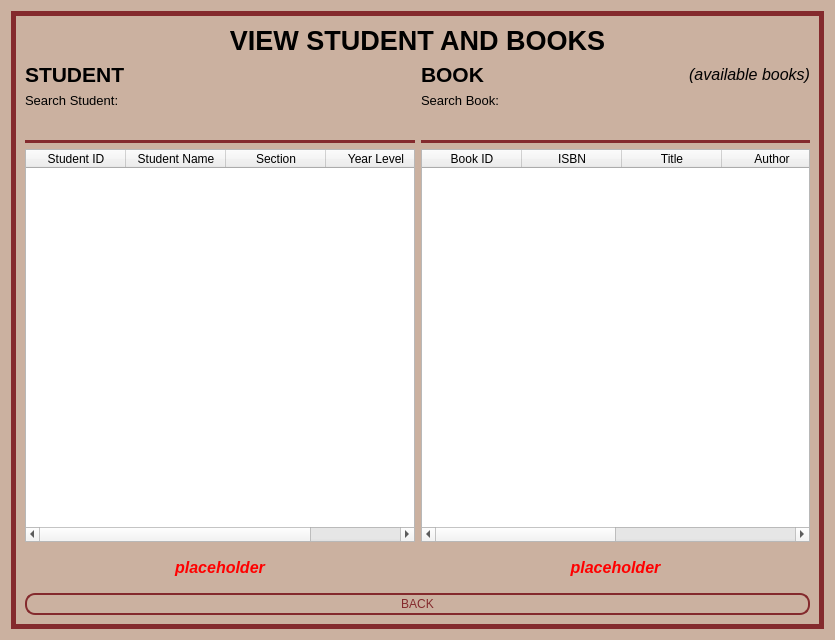
<?xml version="1.0" encoding="UTF-8"?>
<ui version="4.0">
 <class>ViewStudentAndBooks</class>
 <widget class="QWidget" name="ViewStudentAndBooks">
  <property name="geometry">
   <rect>
    <x>0</x>
    <y>0</y>
    <width>835</width>
    <height>640</height>
   </rect>
  </property>
  <property name="windowTitle">
   <string>View Student And Books</string>
  </property>
  <property name="styleSheet">
   <string notr="true">.QWidget{background-color:  #CBB1A0;border-radius: 10px}</string>
  </property>
  <layout class="QHBoxLayout" name="horizontalLayout_3">
   <item>
    <widget class="QFrame" name="border">
     <property name="styleSheet">
      <string notr="true">#border{
	color: #842a2d;
}</string>
     </property>
     <property name="frameShape">
      <enum>QFrame::Box</enum>
     </property>
     <property name="lineWidth">
      <number>5</number>
     </property>
     <property name="midLineWidth">
      <number>5</number>
     </property>
     <layout class="QVBoxLayout" name="verticalLayout_5">
      <item>
       <widget class="QLabel" name="label_title">
        <property name="font">
         <font>
          <pointsize>20</pointsize>
          <bold>true</bold>
         </font>
        </property>
        <property name="styleSheet">
         <string notr="true">.QWidget{background-color: #CBB1A0;border-radius: 10px}</string>
        </property>
        <property name="text">
         <string>VIEW STUDENT AND BOOKS</string>
        </property>
        <property name="alignment">
         <set>Qt::AlignCenter</set>
        </property>
       </widget>
      </item>
      <item>
       <layout class="QHBoxLayout" name="horizontalLayout_2">
        <item>
         <layout class="QVBoxLayout" name="verticalLayout_3">
          <item>
           <widget class="QLabel" name="student_label">
            <property name="font">
             <font>
              <pointsize>16</pointsize>
              <bold>true</bold>
             </font>
            </property>
            <property name="styleSheet">
             <string notr="true">.QWidget{background-color: #CBB1A0;border-radius: 10px}</string>
            </property>
            <property name="text">
             <string>STUDENT</string>
            </property>
            <property name="alignment">
             <set>Qt::AlignLeading|Qt::AlignLeft|Qt::AlignVCenter</set>
            </property>
           </widget>
          </item>
          <item>
           <layout class="QVBoxLayout" name="verticalLayout">
            <item>
             <widget class="QLabel" name="search_student_label">
              <property name="font">
               <font>
                <pointsize>10</pointsize>
               </font>
              </property>
              <property name="text">
               <string>Search Student:</string>
              </property>
              <property name="alignment">
               <set>Qt::AlignLeading|Qt::AlignLeft|Qt::AlignVCenter</set>
              </property>
             </widget>
            </item>
            <item>
             <widget class="QLineEdit" name="input_search_student">
              <property name="font">
               <font>
                <pointsize>11</pointsize>
                <italic>false</italic>
                <bold>false</bold>
               </font>
              </property>
              <property name="styleSheet">
               <string notr="true">QLineEdit {
      color: #000000;
      font: 11pt &quot;Verdana&quot;;
      border: None;
      border-bottom-color: white;
      border-radius: 10px;
      padding: 0 8px;
      background: #CBB1A0;
      selection-background-color: darkgray;
}</string>
              </property>
              <property name="maxLength">
               <number>12</number>
              </property>
              <property name="clearButtonEnabled">
               <bool>true</bool>
              </property>
             </widget>
            </item>
            <item>
             <widget class="Line" name="line">
              <property name="styleSheet">
               <string notr="true">border: 2px solid #842a2d;</string>
              </property>
              <property name="orientation">
               <enum>Qt::Horizontal</enum>
              </property>
             </widget>
            </item>
           </layout>
          </item>
          <item>
           <widget class="QTableWidget" name="student_tableWidget">
            <attribute name="horizontalHeaderDefaultSectionSize">
             <number>100</number>
            </attribute>
            <column>
             <property name="text">
              <string>Student ID</string>
             </property>
            </column>
            <column>
             <property name="text">
              <string>Student Name</string>
             </property>
            </column>
            <column>
             <property name="text">
              <string>Section</string>
             </property>
            </column>
            <column>
             <property name="text">
              <string>Year Level</string>
             </property>
            </column>
           </widget>
          </item>
          <item>
           <widget class="QLabel" name="status_label">
            <property name="font">
             <font>
              <pointsize>12</pointsize>
              <italic>true</italic>
              <bold>true</bold>
             </font>
            </property>
            <property name="styleSheet">
             <string notr="true">padding: 10px 0px;
color: red;</string>
            </property>
            <property name="text">
             <string>placeholder</string>
            </property>
            <property name="alignment">
             <set>Qt::AlignCenter</set>
            </property>
           </widget>
          </item>
         </layout>
        </item>
        <item>
         <layout class="QVBoxLayout" name="verticalLayout_4">
          <item>
           <layout class="QHBoxLayout" name="horizontalLayout">
            <item>
             <widget class="QLabel" name="book_label">
              <property name="font">
               <font>
                <pointsize>16</pointsize>
                <bold>true</bold>
               </font>
              </property>
              <property name="styleSheet">
               <string notr="true">.QWidget{background-color: #CBB1A0;border-radius: 10px}</string>
              </property>
              <property name="text">
               <string>BOOK</string>
              </property>
              <property name="alignment">
               <set>Qt::AlignLeading|Qt::AlignLeft|Qt::AlignVCenter</set>
              </property>
             </widget>
            </item>
            <item>
             <widget class="QLabel" name="available_books_label">
              <property name="font">
               <font>
                <pointsize>12</pointsize>
                <italic>true</italic>
                <bold>false</bold>
               </font>
              </property>
              <property name="styleSheet">
               <string notr="true">.QWidget{background-color: #CBB1A0;border-radius: 10px}</string>
              </property>
              <property name="text">
               <string>(available books)</string>
              </property>
              <property name="alignment">
               <set>Qt::AlignRight|Qt::AlignTrailing|Qt::AlignVCenter</set>
              </property>
             </widget>
            </item>
           </layout>
          </item>
          <item>
           <layout class="QVBoxLayout" name="verticalLayout_2">
            <item>
             <widget class="QLabel" name="search_book_label">
              <property name="font">
               <font>
                <pointsize>10</pointsize>
               </font>
              </property>
              <property name="text">
               <string>Search Book:</string>
              </property>
              <property name="alignment">
               <set>Qt::AlignLeading|Qt::AlignLeft|Qt::AlignVCenter</set>
              </property>
             </widget>
            </item>
            <item>
             <widget class="QLineEdit" name="input_search_book">
              <property name="font">
               <font>
                <pointsize>11</pointsize>
                <italic>false</italic>
                <bold>false</bold>
               </font>
              </property>
              <property name="styleSheet">
               <string notr="true">QLineEdit {
      color: #000000;
      font: 11pt &quot;Verdana&quot;;
      border: None;
      border-bottom-color: white;
      border-radius: 10px;
      padding: 0 8px;
      background: #CBB1A0;
      selection-background-color: darkgray;
}</string>
              </property>
              <property name="maxLength">
               <number>12</number>
              </property>
              <property name="clearButtonEnabled">
               <bool>true</bool>
              </property>
             </widget>
            </item>
            <item>
             <widget class="Line" name="line_2">
              <property name="styleSheet">
               <string notr="true">border: 2px solid #842a2d;</string>
              </property>
              <property name="orientation">
               <enum>Qt::Horizontal</enum>
              </property>
             </widget>
            </item>
           </layout>
          </item>
          <item>
           <widget class="QTableWidget" name="book_tableWidget">
            <attribute name="horizontalHeaderDefaultSectionSize">
             <number>100</number>
            </attribute>
            <column>
             <property name="text">
              <string>Book ID</string>
             </property>
            </column>
            <column>
             <property name="text">
              <string>ISBN</string>
             </property>
            </column>
            <column>
             <property name="text">
              <string>Title</string>
             </property>
            </column>
            <column>
             <property name="text">
              <string>Author</string>
             </property>
            </column>
            <column>
             <property name="text">
              <string>Condition</string>
             </property>
            </column>
            <column>
             <property name="text">
              <string>Status</string>
             </property>
            </column>
           </widget>
          </item>
          <item>
           <widget class="QLabel" name="status_label_2">
            <property name="font">
             <font>
              <pointsize>12</pointsize>
              <italic>true</italic>
              <bold>true</bold>
             </font>
            </property>
            <property name="styleSheet">
             <string notr="true">padding: 10px 0px;
color: red;</string>
            </property>
            <property name="text">
             <string>placeholder</string>
            </property>
            <property name="alignment">
             <set>Qt::AlignCenter</set>
            </property>
           </widget>
          </item>
         </layout>
        </item>
       </layout>
      </item>
      <item>
       <widget class="QPushButton" name="back_button">
        <property name="cursor">
         <cursorShape>PointingHandCursor</cursorShape>
        </property>
        <property name="styleSheet">
         <string notr="true">QPushButton{
	color: #842a2d;
	font: 17pt &quot;Franklin Gothic Book&quot;;
	border: 2px solid #842a2d;
	padding: 2px;
	border-radius: 10px;
	opacity: 100;
}

QPushButton:hover{
    background-color: #842a2d;
	color: #CBB1A0;
}</string>
        </property>
        <property name="text">
         <string>BACK</string>
        </property>
       </widget>
      </item>
     </layout>
    </widget>
   </item>
  </layout>
 </widget>
 <resources/>
 <connections/>
</ui>
